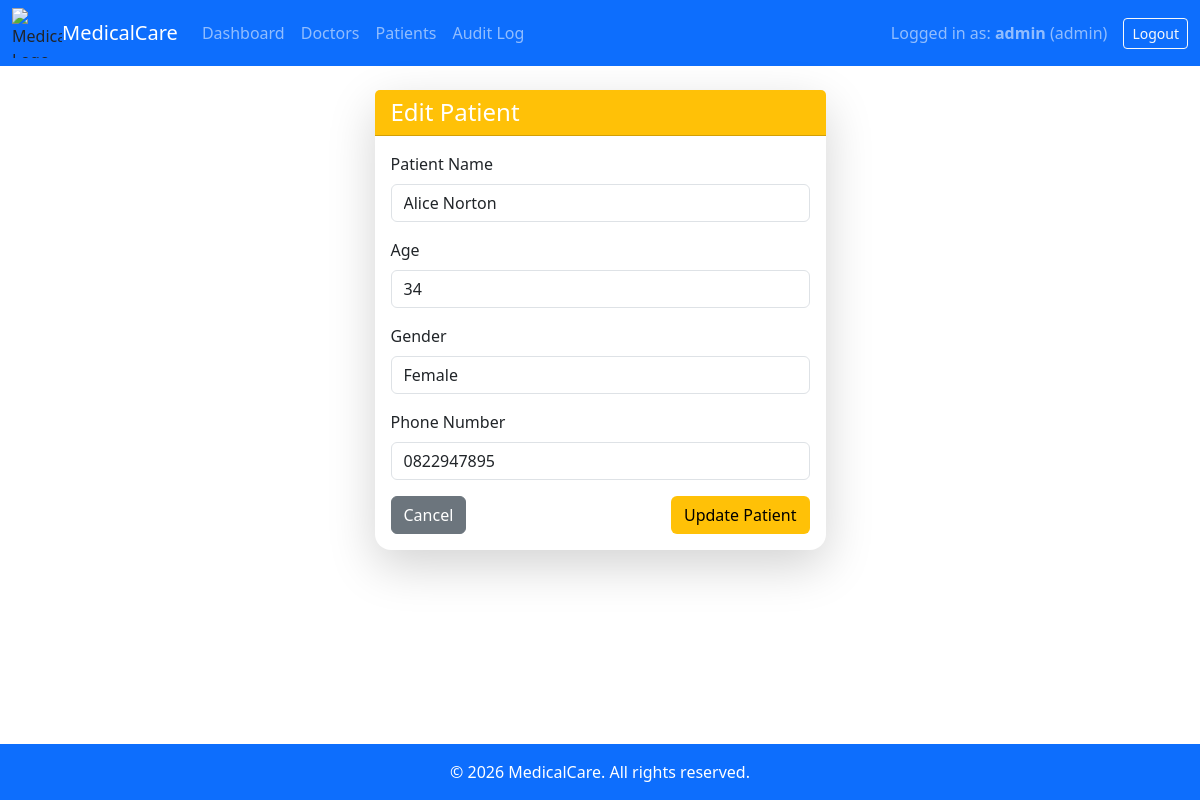
/admin/patient/edit/1 (signed in), run on the app's committed database.
### models.py (models this page shows)
class Patient(db.Model):
    id = db.Column(db.Integer, primary_key=True)
    user_id = db.Column(db.Integer, db.ForeignKey("user.id"), nullable=False)
    name = db.Column(db.String(100), nullable=False)
    age = db.Column(db.Integer, nullable=False)
    gender = db.Column(db.String(10), nullable=False)
    phone = db.Column(db.String(20), nullable=True)
    appointments = db.relationship("Appointment", backref="patient", lazy=True)

### app.py (the view, shortened to what this page needs)
@app.route("/admin/patient/edit/<int:patient_id>", methods=["GET", "POST"])
@role_required("admin")
def edit_patient(patient_id):
    patient = Patient.query.get_or_404(patient_id)
    return render_template("admin_patient_edit.html", patient=patient)

### app.py (called while the page is built)
@app.context_processor
def inject_now():
    return {'current_year': datetime.now().year}

def role_required(role):
    def decorator(f):
        @wraps(f)
        def wrapper(*args, **kwargs):
            if "role" not in session or session["role"] != role:
                abort(403)
            return f(*args, **kwargs)
        return wrapper
    return decorator

### templates/admin_patient_edit.html (shortened to what this page needs)
{% extends "base.html" %}
{% block content %}
<div class="row justify-content-center">
    <div class="col-md-6 col-lg-5">
        <div class="card shadow-lg border-0 rounded-4">
            <div class="card-header" style="background-color: #ffc107; color: white;">
                <h4 class="mb-0">Edit Patient</h4>
            </div>
            <div class="card-body">
                <form method="POST">
                    <div class="mb-3">
                        <label class="form-label">Patient Name</label>
                        <input type="text" name="name" class="form-control"
                               value="{{ patient.name }}" required>
                    </div>
                    <div class="mb-3">
                        <label class="form-label">Age</label>
                        <input type="number" name="age" class="form-control"
                               value="{{ patient.age }}" required>
                    </div>
                    <div class="mb-3">
                        <label class="form-label">Gender</label>
                        <select name="gender" class="form-control" required>
                            <option value="Female" {% if patient.gender == "Female" %}selected{% endif %}>Female</option>
                        </select>
                    </div>
                    <div class="mb-3">
                        <label class="form-label">Phone Number</label>
                        <input type="text" name="phone" class="form-control"
                               value="{{ patient.phone }}" required>
                    </div>
                    <div class="d-flex justify-content-between">
                        <a href="{{ url_for('admin_patients') }}" class="btn btn-secondary">
                            Cancel
                        </a>
                        <button type="submit" class="btn" style="background-color: #ffc107; color: black;">
                            Update Patient
                        </button>
                    </div>
                </form>
            </div>
        </div>
    </div>
</div>
{% endblock %}

### static/css/style.css (style rules this page uses)
html, body { height: 100%; margin: 0; display: flex; flex-direction: column; }

### data on the page
Patient: name "Alice Norton", age "34", gender "Female", phone "0822947895"

### other printed values
{{ session.get('username') }} "admin"
{{ session.get('role') }} "admin"
